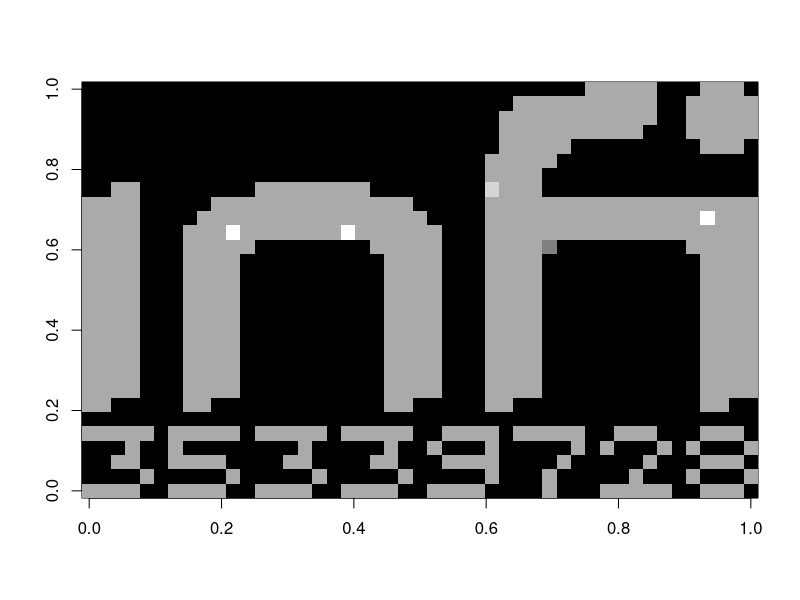

The R source for this figure:
# read input
raw_input <- readChar("input.txt", file.size("input.txt"))

# parse input to coordinates and instructions
input <- strsplit(raw_input, ",|\\]\\[|\\]\\(|\\)\\(")[[1]]
input[1] <- gsub("\\[", "", input[1])
input[length(input)] <- gsub("\\)", "", input[length(input)])
input <- as.numeric(input)

# get number of robots
N <- length(gregexpr("\\[", raw_input)[[1]])

# set initial robot state (global variable)
robots <- data.frame(x = input[2*(1:N) - 1], y = input[2*(1:N)])

# form the command list
cmds <- data.frame(robot = 1:N,
                   dx = input[2*((N + 1):(length(input) / 2)) - 1], 
                   dy = input[2*((N + 1):(length(input) / 2))])

# apply commands to robots
res <- as.data.frame(t(apply(cmds, 1, function(cmdline) {
  robots.old <- robots
  robots[cmdline[1], ] <<- robots[cmdline[1], ] + cmdline[2:3]  # ugh! modify global state...
  crowd <- sum(duplicated(robots))
  return(c(as.numeric(t(robots.old)), as.numeric(t(robots)), crowd))
})))
names(res) <- c(paste0(c("x", "y"), rep(1:N, each = 2), "_i"),
                paste0(c("x", "y"), rep(1:N, each = 2), "_f"),
                "crowd")

# final result
cat("Number of times it's a crowd =", nrow(res[res$crowd == N - 1 & (res$dx != 0 | res$dy != 0), ]), "\n")

# decode secret message
xres <- max(res[, 2*(1:N) - 1]) + 1
yres <- max(res[, 2*(1:N) ]) + 1
image <- matrix(0, ncol = xres, nrow = yres)
for (i in 1:nrow(res)) { 
  x <- res$x1_i[i] + 1
  y <- yres - res$y1_i[i]   # flip Y
  image[y, x] <- image[y, x] + res$crowd[i]
}
image(t(image), col = gray((0:256)/256))
